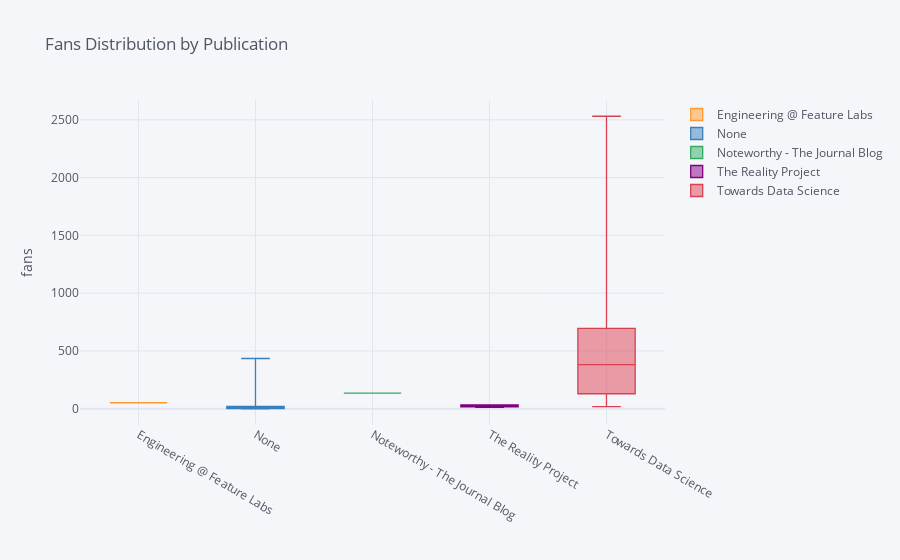

Notebook cell for this chart:
### Code cell
df.pivot(columns='publication', values='fans').iplot(kind='box', yTitle='fans', title='Fans Distribution by Publication')

### Figure 1 — Plotly figure (JSON) as saved in the notebook; plotly's stock layout.template omitted (floating-point values rounded to 4 significant figures)
{"data": [{"boxpoints": false, "line": {"width": 1.3}, "marker": {"color": "rgba(255, 153, 51, 1.0)"}, "name": "Engineering @ Feature Labs", "orientation": "v", "type": "box", "y": [null, null, null, null, null, null, null, null, null, null, null, null, null, null, null, null, null, null, null, null, null, null, null, 52, null, null, null, null, null, null, null, null, null, null, null, null, null, null, null, null, null, null, null, null, null, null, null, null, null, null, null, null, null, null, null, null, null, null, null, null, null, null, null, null, null, null, null, null, null, null, null, null, null, null, null, null, null, null, null, null, null, null, null, null, null, null, null, null, null, null, null, null, null, null, null, null, null, null, null, null, null, null, null, null, null, null, null, null, null, null, null, null, null, null, null, null, null, null, null, null, null, null, null, null, null, null]}, {"boxpoints": false, "line": {"width": 1.3}, "marker": {"color": "rgba(55, 128, 191, 1.0)"}, "name": "None", "orientation": "v", "type": "box", "y": [null, null, null, 34, 47, 0, 12, 95, 3, 4, 7, 75, 0, 1, null, null, null, null, null, null, null, null, 0, null, null, null, null, null, null, null, null, null, null, null, null, null, null, null, null, null, null, null, null, null, null, null, null, null, null, null, null, null, null, null, null, null, null, null, null, null, null, null, null, null, null, null, null, null, null, null, null, null, null, 23, null, null, null, null, null, 47, null, null, null, null, null, 4, 6, null, null, null, null, null, null, 3, null, null, null, 2, 3, null, 10, 4, 29, null, 7, null, 17, 11, 2, 2, 17, 13, 54, 71, 0, 435, 1, 0, 3, 2, 20, 19, 0, null, null, 5]}, {"boxpoints": false, "line": {"width": 1.3}, "marker": {"color": "rgba(50, 171, 96, 1.0)"}, "name": "Noteworthy - The Journal Blog", "orientation": "v", "type": "box", "y": [null, null, null, null, null, null, null, null, null, null, null, null, null, null, null, null, null, null, null, null, null, null, null, null, null, null, null, null, null, null, null, null, null, null, null, null, 135, null, null, null, null, null, null, null, null, null, null, null, null, null, null, null, null, null, null, null, null, null, null, null, null, null, null, null, null, null, null, null, null, null, null, null, null, null, null, null, null, null, null, null, null, null, null, null, null, null, null, null, null, null, null, null, null, null, null, null, null, null, null, null, null, null, null, null, null, null, null, null, null, null, null, null, null, null, null, null, null, null, null, null, null, null, null, null, null, null]}, {"boxpoints": false, "line": {"width": 1.3}, "marker": {"color": "rgba(128, 0, 128, 1.0)"}, "name": "The Reality Project", "orientation": "v", "type": "box", "y": [34, 29, 13, null, null, null, null, null, null, null, null, null, null, null, null, null, null, null, null, null, null, null, null, null, null, null, null, null, null, null, null, null, null, null, null, null, null, null, null, null, null, null, null, null, null, null, null, null, null, null, null, null, null, null, null, null, null, null, null, null, null, null, null, null, null, null, null, null, null, null, null, null, null, null, null, null, null, null, null, null, null, null, null, null, null, null, null, null, null, null, null, null, null, null, null, null, null, null, null, null, null, null, null, null, null, null, null, null, null, null, null, null, null, null, null, null, null, null, null, null, null, null, null, null, null, null]}, {"boxpoints": false, "line": {"width": 1.3}, "marker": {"color": "rgba(219, 64, 82, 1.0)"}, "name": "Towards Data Science", "orientation": "v", "type": "box", "y": [null, null, null, null, null, null, null, null, null, null, null, null, null, null, 115, 158, 235, 97, 83, 798, 387, 493, null, null, 111, 174, 100, 588, 173, 295, 579, 119, 113, 640, 143, 541, null, 357, 649, 32, 121, 530, 576, 206, 116, 655, 771, 114, 226, 434, 104, 129, 378, 421, 131, 1177, 1825, 461, 1184, 65, 474, 841, 2531, 829, 266, 227, 549, 1629, 548, 1179, 1271, 200, 607, null, 128, 252, 188, 1076, 74, null, 2226, 737, 329, 174, 288, null, null, 902, 208, 510, 951, 1510, 549, null, 892, 18, 392, null, null, 112, null, null, null, 45, null, 939, null, null, null, null, null, null, null, null, null, null, null, null, null, null, null, null, null, 43, 861, null]}], "layout": {"legend": {"bgcolor": "#F5F6F9", "font": {"color": "#4D5663"}}, "paper_bgcolor": "#F5F6F9", "plot_bgcolor": "#F5F6F9", "title": {"font": {"color": "#4D5663"}, "text": "Fans Distribution by Publication"}, "xaxis": {"gridcolor": "#E1E5ED", "showgrid": true, "tickfont": {"color": "#4D5663"}, "title": {"font": {"color": "#4D5663"}, "text": ""}, "zerolinecolor": "#E1E5ED"}, "yaxis": {"gridcolor": "#E1E5ED", "showgrid": true, "tickfont": {"color": "#4D5663"}, "title": {"font": {"color": "#4D5663"}, "text": "fans"}, "zerolinecolor": "#E1E5ED"}}}
